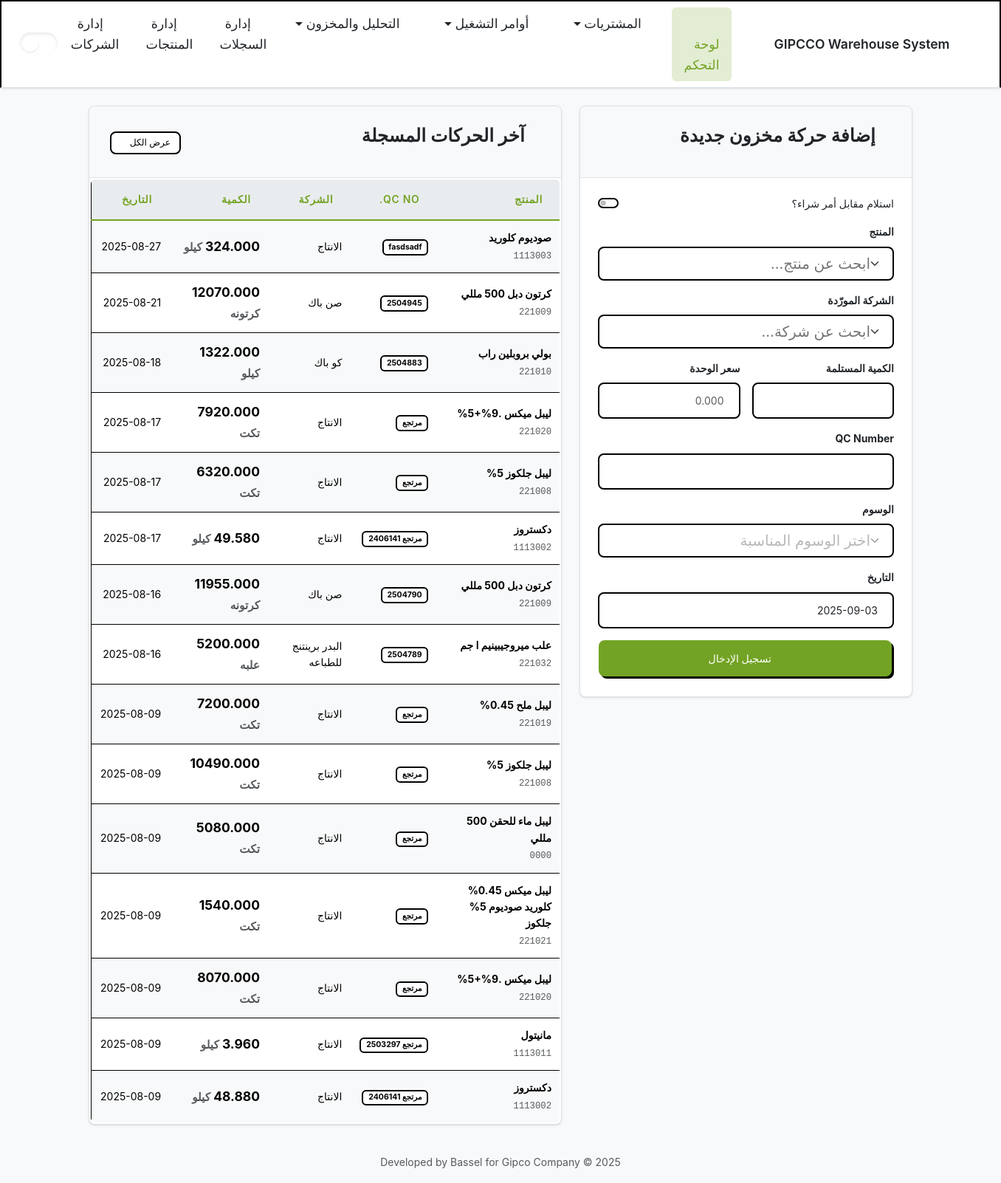
The app's page /, older data.
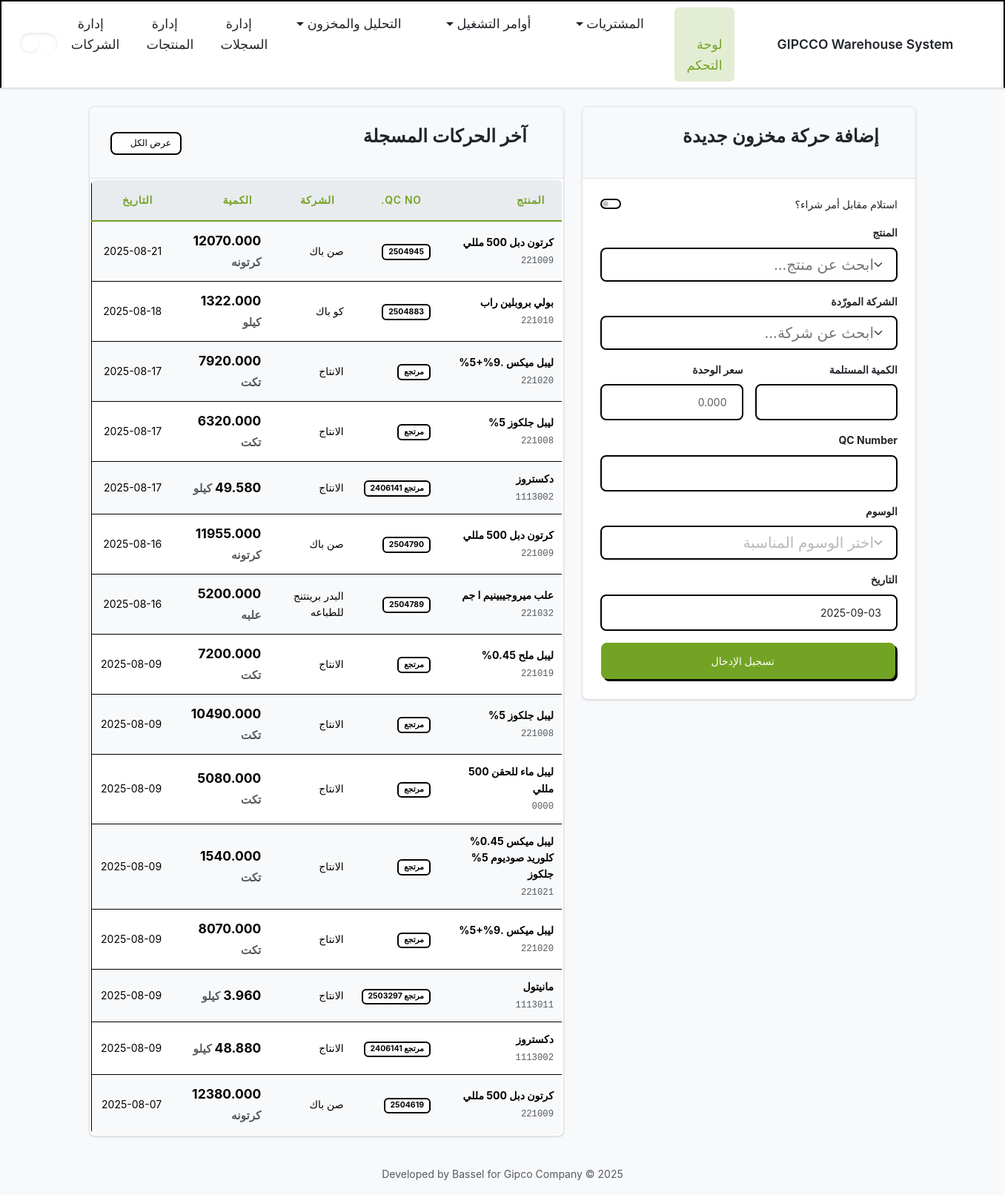
The same page, newer data.
### inventory/models.py (models this page shows, shortened)
class InventoryLog(models.Model):
    product = models.ForeignKey(
        Product,
        on_delete=models.CASCADE,
        related_name='inventory_logs',
        verbose_name=_("Product")
    )
    company = models.ForeignKey(
        Company,
        on_delete=models.SET_NULL,
        null=True,
        blank=True,
        related_name='inventory_logs',
        verbose_name=_("Company")
    )
    quantity = models.FloatField(verbose_name=_("Quantity"))
    timestamp = models.DateTimeField(verbose_name=_("Timestamp"))
    qc_no = models.CharField(
        max_length=100,
        null=True,
        blank=True,
        verbose_name=_("QC Number")
    )
    unit_price = models.DecimalField(
        max_digits=12, decimal_places=3, null=True, blank=True, verbose_name=_("Unit Price")
    )
    po_item = models.ForeignKey(
        'PurchaseOrderItem',
        on_delete=models.SET_NULL, # Set to PROTECT after data migration
        null=True,
        blank=True,
        related_name='receipts',
        verbose_name=_("Purchase Order Item")
    )
    tags = models.ManyToManyField(
        'ProductTag',
        blank=True,
        verbose_name=_("Tags"),
        related_name='inventory_logs'
    )
    class Meta:
        db_table = 'inventory_log'  # Explicitly map to the existing table
        verbose_name = _("Inventory Log")
        verbose_name_plural = _("Inventory Logs")
        ordering = ['-timestamp']

class Product(models.Model):
    class ProductType(models.TextChoices):
        RAW_MATERIAL = 'مواد خام', _('مواد خام')
        PACKAGING = 'تعبئه و تغليف', _('تعبئه و تغليف')
        FINAL_PRODUCT = 'منتج نهائي', _('منتج نهائي')
    name = models.CharField(max_length=255, verbose_name=_("Product Name"))
    code = models.CharField(max_length=100, unique=True, verbose_name=_("Product Code"))
    product_type = models.CharField(
        max_length=50,
        choices=ProductType.choices,
        verbose_name=_("Product Type")
    )
    unit = models.CharField(max_length=50, verbose_name=_("Unit of Measurement"))
    tags = models.ManyToManyField('ProductTag', blank=True, verbose_name=_("Tags"))
    moving_average_cost = models.DecimalField(
        max_digits=12, decimal_places=3, default=Decimal('0.000'), verbose_name=_("Moving Average Cost")
    )
    class Meta:
        db_table = 'products'  # Explicitly map to the existing table
        verbose_name = _("Product")
        verbose_name_plural = _("Products")
        ordering = ['name']

class Company(models.Model):
    name = models.CharField(max_length=255, unique=True, verbose_name=_("Company Name"))
    class Meta:
        db_table = 'companies'  # Explicitly map to the existing table
        verbose_name = _("Company")
        verbose_name_plural = _("Companies")
        ordering = ['name']

### inventory/views/dashboard.py (the view, shortened to what this page needs)
# urls.py: path('', index, name='index'),
def index(request: HttpRequest) -> HttpResponse:
    context = {
        'active_page': 'index',
        'logs': InventoryLog.objects.select_related('product', 'company').all()[:15],
        'all_products': Product.objects.filter(~Q(product_type=Product.ProductType.FINAL_PRODUCT)),
        'all_companies': Company.objects.all(),
        'today_date': timezone.now().strftime('%Y-%m-%d'),
        'all_tags': ProductTag.objects.all(),
    }
    if 'X-Partial-Request' in request.headers:
        return render(request, 'inventory/partials/dashboard_content.html', context)
    return render(request, 'inventory/dashboard.html', context)

### inventory/templates/inventory/dashboard.html
{% extends "inventory/layout.html" %}
{% load static %}
{% block content %}
  {% include "inventory/partials/dashboard_content.html" %}
{% endblock content %}

### inventory/templates/inventory/partials/dashboard_content.html (shortened to what the changed rows need)
{% load static %}
<div class="row g-4">
  <div class="col-lg-7">
    <div class="card">
      <div class="card-body p-0">
        {% if not logs %}
        <div class="p-4 text-center text-muted">
          <i class="bi bi-info-circle fs-3"></i>
          <p class="mt-2 mb-0">لا توجد حركات مسجلة بعد.</p>
        </div>
        {% else %}
        <div class="table-responsive">
          <table class="table table-striped table-hover mb-0 align-middle">
            <thead class="table-light">
              <tr>
                <th class="ps-3">المنتج</th>
                <th>QC No.</th>
                <th>الشركة</th>
                <th>الكمية</th>
                <th>التاريخ</th>
              </tr>
            </thead>
            <tbody>
              {% for log in logs %}
              <tr>
                <td class="ps-3">
                  <strong>{{ log.product.name }}</strong><br /><small
                    class="text-muted font-monospace"
                    >{{ log.product.code }}</small
                  >
                </td>
                <td>
                  <span class="badge bg-secondary"
                    >{{ log.qc_no|default:"N/A" }}</span
                  >
                </td>
                <td>{% if log.company %}{{ log.company.name }}{% else %}---{% endif %}</td>
                <td class="fw-bold fs-5">
                  {{ log.quantity|floatformat:3 }}
                  <small class="text-muted">{{ log.product.unit }}</small>
                </td>
                <td class="text-nowrap">
                  {{ log.timestamp|date:"Y-m-d" }}
                </td>
              </tr>
              {% endfor %}
            </tbody>
          </table>
        </div>
        {% endif %}
      </div>
    </div>
  </div>
</div>

Row changes from the older to the newer data that the page shows:
removed InventoryLog: product.name "صوديوم كلوريد", product.code "1113003", qc_no "fasdsadf", company.name "الانتاج", quantity "324.000", product.unit "كيلو", timestamp "2025-08-27"
now on this page (row unchanged): InventoryLog: product.name "كرتون دبل 500 مللي", product.code "221009", qc_no "2504619", company.name "صن باك", quantity "12380.000", product.unit "كرتونه", timestamp "2025-08-07"
